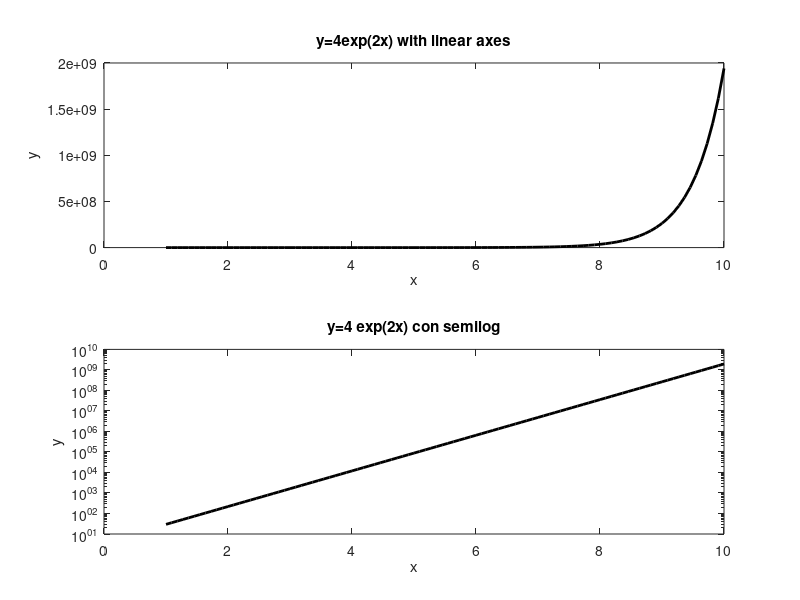

Source code (MATLAB):
clear all;
close all;
clf;

x=linspace(1,10);
y=4*exp(2*x);
subplot(2,1,1);
plot(x,y,'k','linewidth',2);
title('y=4exp(2x) with linear axes');
xlabel('x'), ylabel('y');
subplot(2,1,2);
semilogy(x,y,'k','linewidth',2);
title('y=4 exp(2x) con semilog');
xlabel('x'), ylabel('y');

